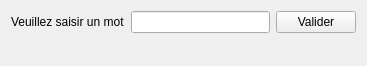
<?xml version="1.0" encoding="UTF-8"?>
<ui version="4.0">
 <class>Form</class>
 <widget class="QWidget" name="Form">
  <property name="geometry">
   <rect>
    <x>0</x>
    <y>0</y>
    <width>367</width>
    <height>66</height>
   </rect>
  </property>
  <property name="windowTitle">
   <string>Password</string>
  </property>
  <layout class="QVBoxLayout" name="verticalLayout_2">
   <item>
    <layout class="QVBoxLayout" name="verticalLayout">
     <item>
      <layout class="QHBoxLayout" name="horizontalLayout">
       <item>
        <widget class="QLabel" name="label">
         <property name="text">
          <string>Veuillez saisir un mot</string>
         </property>
        </widget>
       </item>
       <item>
        <widget class="QLineEdit" name="lineEdit"/>
       </item>
       <item>
        <widget class="QPushButton" name="pushButton">
         <property name="text">
          <string>Valider</string>
         </property>
        </widget>
       </item>
      </layout>
     </item>
     <item>
      <widget class="QLabel" name="label_out">
       <property name="text">
        <string/>
       </property>
      </widget>
     </item>
    </layout>
   </item>
  </layout>
 </widget>
 <resources/>
 <connections/>
</ui>
